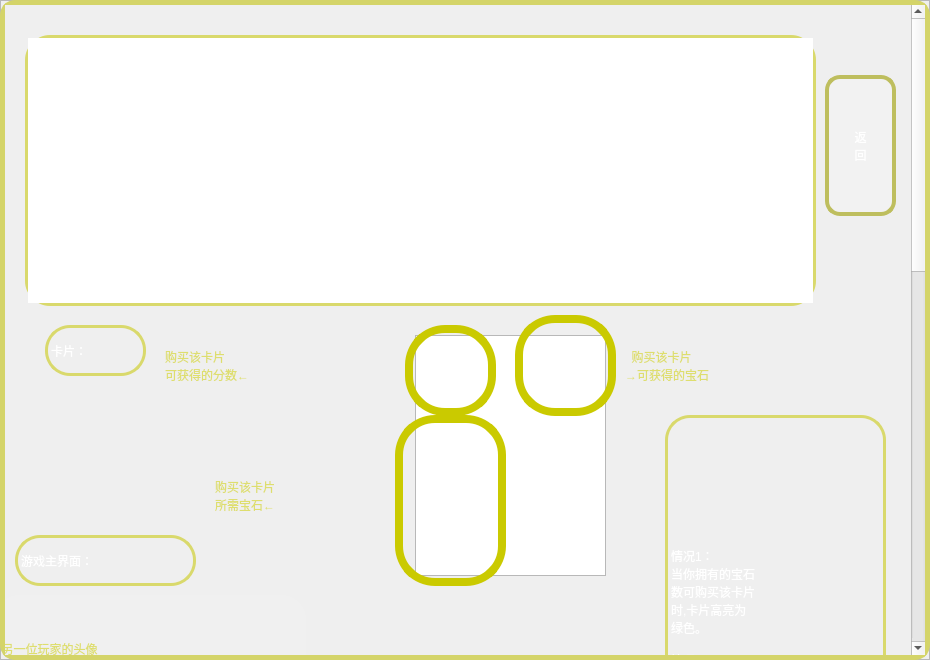
<?xml version="1.0" encoding="UTF-8"?>
<ui version="4.0">
 <class>Rule</class>
 <widget class="QFrame" name="Rule">
  <property name="geometry">
   <rect>
    <x>0</x>
    <y>0</y>
    <width>930</width>
    <height>660</height>
   </rect>
  </property>
  <property name="windowTitle">
   <string>Frame</string>
  </property>
  <property name="styleSheet">
   <string notr="true">#Rule1{
background-color: rgba(255, 255, 254, 0);

}</string>
  </property>
  <property name="frameShape">
   <enum>QFrame::StyledPanel</enum>
  </property>
  <property name="frameShadow">
   <enum>QFrame::Raised</enum>
  </property>
  <widget class="QScrollArea" name="scrollArea">
   <property name="geometry">
    <rect>
     <x>0</x>
     <y>0</y>
     <width>930</width>
     <height>660</height>
    </rect>
   </property>
   <property name="styleSheet">
    <string notr="true">#scrollArea{
border-radius:15px;
background-image: url(:/images/rule_background.png);
border:5px solid rgb(212, 212, 105);
}</string>
   </property>
   <property name="widgetResizable">
    <bool>true</bool>
   </property>
   <widget class="QWidget" name="scrollAreaWidgetContents">
    <property name="geometry">
     <rect>
      <x>0</x>
      <y>0</y>
      <width>898</width>
      <height>1600</height>
     </rect>
    </property>
    <property name="minimumSize">
     <size>
      <width>898</width>
      <height>1600</height>
     </size>
    </property>
    <property name="maximumSize">
     <size>
      <width>898</width>
      <height>1600</height>
     </size>
    </property>
    <property name="styleSheet">
     <string notr="true">#scrollAreaWidgetContents{
background-image: url(:/images/rule_background.png);
}</string>
    </property>
    <widget class="QGraphicsView" name="graphicsView">
     <property name="geometry">
      <rect>
       <x>410</x>
       <y>330</y>
       <width>191</width>
       <height>241</height>
      </rect>
     </property>
     <property name="styleSheet">
      <string notr="true">border-image: url(:/images/card/blue-high/06.png);</string>
     </property>
    </widget>
    <widget class="QLabel" name="label">
     <property name="geometry">
      <rect>
       <x>40</x>
       <y>320</y>
       <width>101</width>
       <height>51</height>
      </rect>
     </property>
     <property name="styleSheet">
      <string notr="true">font: 18pt &quot;隶书&quot;;
color:white;
border:3px solid rgb(217, 217, 108);
border-radius:25px</string>
     </property>
     <property name="text">
      <string>卡片：</string>
     </property>
    </widget>
    <widget class="QLabel" name="label_2">
     <property name="geometry">
      <rect>
       <x>160</x>
       <y>320</y>
       <width>291</width>
       <height>81</height>
      </rect>
     </property>
     <property name="styleSheet">
      <string notr="true">font: 20pt &quot;隶书&quot;;
color:rgb(222, 222, 110)</string>
     </property>
     <property name="text">
      <string>购买该卡片
可获得的分数←</string>
     </property>
    </widget>
    <widget class="QLabel" name="label_3">
     <property name="geometry">
      <rect>
       <x>400</x>
       <y>320</y>
       <width>91</width>
       <height>91</height>
      </rect>
     </property>
     <property name="styleSheet">
      <string notr="true">border:8px solid rgb(202, 202, 0);
border-radius:40px</string>
     </property>
     <property name="text">
      <string/>
     </property>
    </widget>
    <widget class="QLabel" name="label_4">
     <property name="geometry">
      <rect>
       <x>510</x>
       <y>310</y>
       <width>101</width>
       <height>101</height>
      </rect>
     </property>
     <property name="styleSheet">
      <string notr="true">border:8px solid rgb(202, 202, 0);
border-radius:40px</string>
     </property>
     <property name="text">
      <string/>
     </property>
    </widget>
    <widget class="QLabel" name="label_5">
     <property name="geometry">
      <rect>
       <x>620</x>
       <y>320</y>
       <width>291</width>
       <height>81</height>
      </rect>
     </property>
     <property name="styleSheet">
      <string notr="true">font: 20pt &quot;隶书&quot;;
color:rgb(222, 222, 110)</string>
     </property>
     <property name="text">
      <string>  购买该卡片
→可获得的宝石</string>
     </property>
    </widget>
    <widget class="QLabel" name="label_6">
     <property name="geometry">
      <rect>
       <x>390</x>
       <y>410</y>
       <width>111</width>
       <height>171</height>
      </rect>
     </property>
     <property name="styleSheet">
      <string notr="true">border:8px solid rgb(202, 202, 0);
border-radius:40px</string>
     </property>
     <property name="text">
      <string/>
     </property>
    </widget>
    <widget class="QLabel" name="label_7">
     <property name="geometry">
      <rect>
       <x>210</x>
       <y>450</y>
       <width>291</width>
       <height>81</height>
      </rect>
     </property>
     <property name="styleSheet">
      <string notr="true">font: 20pt &quot;隶书&quot;;
color:rgb(222, 222, 110)</string>
     </property>
     <property name="text">
      <string>购买该卡片
所需宝石←</string>
     </property>
    </widget>
    <widget class="QGraphicsView" name="graphicsView_2">
     <property name="geometry">
      <rect>
       <x>10</x>
       <y>740</y>
       <width>621</width>
       <height>291</height>
      </rect>
     </property>
     <property name="styleSheet">
      <string notr="true">border-image: url(:/images/background.png);</string>
     </property>
    </widget>
    <widget class="QLabel" name="label_8">
     <property name="geometry">
      <rect>
       <x>10</x>
       <y>530</y>
       <width>181</width>
       <height>51</height>
      </rect>
     </property>
     <property name="styleSheet">
      <string notr="true">font: 18pt &quot;隶书&quot;;
color:white;
border:3px solid rgb(217, 217, 108);
border-radius:25px</string>
     </property>
     <property name="text">
      <string>游戏主界面：</string>
     </property>
    </widget>
    <widget class="QLabel" name="label_9">
     <property name="geometry">
      <rect>
       <x>160</x>
       <y>770</y>
       <width>301</width>
       <height>211</height>
      </rect>
     </property>
     <property name="styleSheet">
      <string notr="true">font: 14pt &quot;隶书&quot;;
color:white;
border:3px solid rgb(217, 217, 108);
border-radius:25px</string>
     </property>
     <property name="text">
      <string>卡片显示区
👈蓝色：高级别卡
👈黄色：中级别卡
👈绿色：低级别卡
 级别越高需要的宝石越多，
得分越高。</string>
     </property>
    </widget>
    <widget class="QLabel" name="label_10">
     <property name="geometry">
      <rect>
       <x>660</x>
       <y>410</y>
       <width>221</width>
       <height>561</height>
      </rect>
     </property>
     <property name="styleSheet">
      <string notr="true">font: 16pt &quot;隶书&quot;;
color:white;
border:3px solid rgb(217, 217, 108);
border-radius:25px</string>
     </property>
     <property name="text">
      <string>情况1：
当你拥有的宝石
数可购买该卡片
时,卡片高亮为
绿色。

情况2：
当你拿了币，下
一轮可购买该卡
片时，该卡片高
亮为黄色。

情况3：
当你无法购买该
卡时，可扣下该
卡，同时获得一
个金币。</string>
     </property>
    </widget>
    <widget class="QLabel" name="label_11">
     <property name="geometry">
      <rect>
       <x>30</x>
       <y>1010</y>
       <width>291</width>
       <height>81</height>
      </rect>
     </property>
     <property name="styleSheet">
      <string notr="true">font: 20pt &quot;隶书&quot;;
color:rgb(222, 222, 110)</string>
     </property>
     <property name="text">
      <string>↘当前玩家头像</string>
     </property>
    </widget>
    <widget class="QLabel" name="label_12">
     <property name="geometry">
      <rect>
       <x>-10</x>
       <y>590</y>
       <width>311</width>
       <height>161</height>
      </rect>
     </property>
     <property name="styleSheet">
      <string notr="true">font: 20pt &quot;隶书&quot;;
color:rgb(222, 222, 110);
background-color: rgba(255, 255, 254, 20);
border-radius:25px;</string>
     </property>
     <property name="text">
      <string>  另一位玩家的头像
   点击他的头像可
   查看他所拥有的
    ↗宝石和卡</string>
     </property>
    </widget>
    <widget class="QLabel" name="label_13">
     <property name="geometry">
      <rect>
       <x>460</x>
       <y>780</y>
       <width>101</width>
       <height>211</height>
      </rect>
     </property>
     <property name="styleSheet">
      <string notr="true">border:5px solid rgb(202, 202, 0);
border-radius:40px</string>
     </property>
     <property name="text">
      <string/>
     </property>
    </widget>
    <widget class="QLabel" name="label_14">
     <property name="geometry">
      <rect>
       <x>490</x>
       <y>990</y>
       <width>411</width>
       <height>371</height>
      </rect>
     </property>
     <property name="styleSheet">
      <string notr="true">font: 20pt &quot;隶书&quot;;
color:rgb(222, 222, 110);
background-color: rgba(255, 255, 254, 20);
border-radius:25px;</string>
     </property>
     <property name="text">
      <string>   ↘
    场上可拿宝石，
      用于买卡。
  只能一次拿三种不同
      颜色的宝石，
          或
当一种宝石的个数超过4时，
 可一次拿两个同颜色宝石
      但不能再拿取
     其他颜色的宝石</string>
     </property>
    </widget>
    <widget class="QLabel" name="label_15">
     <property name="geometry">
      <rect>
       <x>460</x>
       <y>740</y>
       <width>61</width>
       <height>51</height>
      </rect>
     </property>
     <property name="styleSheet">
      <string notr="true">border:5px solid rgb(202, 202, 0);
border-radius:20px</string>
     </property>
     <property name="text">
      <string/>
     </property>
    </widget>
    <widget class="QLabel" name="label_16">
     <property name="geometry">
      <rect>
       <x>490</x>
       <y>660</y>
       <width>171</width>
       <height>81</height>
      </rect>
     </property>
     <property name="styleSheet">
      <string notr="true">font: 20pt &quot;隶书&quot;;
color:rgb(222, 222, 110);
background-color: rgba(255, 255, 254, 20);
border-radius:25px;</string>
     </property>
     <property name="text">
      <string>  金币，
↗扣卡可得</string>
     </property>
    </widget>
    <widget class="QLabel" name="label_17">
     <property name="geometry">
      <rect>
       <x>200</x>
       <y>990</y>
       <width>271</width>
       <height>41</height>
      </rect>
     </property>
     <property name="styleSheet">
      <string notr="true">border:5px solid rgb(202, 202, 0);
border-radius:15px</string>
     </property>
     <property name="text">
      <string/>
     </property>
    </widget>
    <widget class="QLabel" name="label_18">
     <property name="geometry">
      <rect>
       <x>170</x>
       <y>1010</y>
       <width>321</width>
       <height>171</height>
      </rect>
     </property>
     <property name="styleSheet">
      <string notr="true">font: 20pt &quot;隶书&quot;;
color:rgb(222, 222, 110);
background-color: rgba(255, 255, 254, 20);
border-radius:25px;</string>
     </property>
     <property name="text">
      <string>           ↓
你拥有的宝石、金币
和卡片显示在这里。</string>
     </property>
    </widget>
    <widget class="QLabel" name="label_37">
     <property name="geometry">
      <rect>
       <x>60</x>
       <y>1270</y>
       <width>101</width>
       <height>51</height>
      </rect>
     </property>
     <property name="styleSheet">
      <string notr="true">font: 18pt &quot;隶书&quot;;
color:white;
border:3px solid rgb(217, 217, 108);
border-radius:25px</string>
     </property>
     <property name="text">
      <string>贵族：</string>
     </property>
    </widget>
    <widget class="QGraphicsView" name="graphicsView_5">
     <property name="geometry">
      <rect>
       <x>220</x>
       <y>1270</y>
       <width>241</width>
       <height>241</height>
      </rect>
     </property>
     <property name="styleSheet">
      <string notr="true">border-image: url(:/images/noble/1.png);</string>
     </property>
    </widget>
    <widget class="QLabel" name="label_38">
     <property name="geometry">
      <rect>
       <x>210</x>
       <y>1320</y>
       <width>101</width>
       <height>211</height>
      </rect>
     </property>
     <property name="styleSheet">
      <string notr="true">border:5px solid rgb(202, 202, 0);
border-radius:40px</string>
     </property>
     <property name="text">
      <string/>
     </property>
    </widget>
    <widget class="QLabel" name="label_39">
     <property name="geometry">
      <rect>
       <x>380</x>
       <y>1410</y>
       <width>101</width>
       <height>111</height>
      </rect>
     </property>
     <property name="styleSheet">
      <string notr="true">border:5px solid rgb(202, 202, 0);
border-radius:40px</string>
     </property>
     <property name="text">
      <string/>
     </property>
    </widget>
    <widget class="QLabel" name="label_40">
     <property name="geometry">
      <rect>
       <x>20</x>
       <y>1370</y>
       <width>301</width>
       <height>221</height>
      </rect>
     </property>
     <property name="styleSheet">
      <string notr="true">font: 20pt &quot;隶书&quot;;
color:rgb(222, 222, 110)</string>
     </property>
     <property name="text">
      <string>拿到该贵族
所需卡片←
例：
该卡需拥有
4张红卡和4张黑卡</string>
     </property>
    </widget>
    <widget class="QLabel" name="label_41">
     <property name="geometry">
      <rect>
       <x>480</x>
       <y>1400</y>
       <width>291</width>
       <height>81</height>
      </rect>
     </property>
     <property name="styleSheet">
      <string notr="true">font: 20pt &quot;隶书&quot;;
color:rgb(222, 222, 110)</string>
     </property>
     <property name="text">
      <string>  拿到该贵族
→可获得的分数</string>
     </property>
    </widget>
    <widget class="QTextBrowser" name="textBrowser">
     <property name="geometry">
      <rect>
       <x>20</x>
       <y>30</y>
       <width>791</width>
       <height>271</height>
      </rect>
     </property>
     <property name="styleSheet">
      <string notr="true">font: 16pt &quot;隶书&quot;;
color:white;
border:3px solid rgb(217, 217, 108);
border-radius:25px;
background-image: url(:/images/rule_background.png);</string>
     </property>
     <property name="html">
      <string>&lt;!DOCTYPE HTML PUBLIC &quot;-//W3C//DTD HTML 4.0//EN&quot; &quot;http://www.w3.org/TR/REC-html40/strict.dtd&quot;&gt;
&lt;html&gt;&lt;head&gt;&lt;meta name=&quot;qrichtext&quot; content=&quot;1&quot; /&gt;&lt;style type=&quot;text/css&quot;&gt;
p, li { white-space: pre-wrap; }
&lt;/style&gt;&lt;/head&gt;&lt;body style=&quot; font-family:'隶书'; font-size:16pt; font-weight:400; font-style:normal;&quot;&gt;
&lt;p align=&quot;center&quot; style=&quot; margin-top:0px; margin-bottom:0px; margin-left:0px; margin-right:0px; -qt-block-indent:0; text-indent:0px;&quot;&gt;胜利条件：达到15分或以上。&lt;/p&gt;
&lt;p align=&quot;justify&quot; style=&quot; margin-top:0px; margin-bottom:0px; margin-left:0px; margin-right:0px; -qt-block-indent:0; text-indent:0px;&quot;&gt;  游戏过程：回合制，每位玩家一轮可进行一次操作，其中拿宝石、买卡、扣卡分别算做一次操作，若不想进行操作，直接点击“结束回合”按钮即可。点击游戏界面右上方按钮可打开菜单，进行查看规则、重玩一次、保存进度、返回主界面。买卡片所得宝石可抵扣购买其他卡片时的宝石，且不用归还，金币可充当任一颜色的宝石进行交易。&lt;/p&gt;
&lt;p align=&quot;justify&quot; style=&quot; margin-top:0px; margin-bottom:0px; margin-left:0px; margin-right:0px; -qt-block-indent:0; text-indent:0px;&quot;&gt;    所有宝石+金币个数上限为10个，扣卡张数上限为3张。&lt;/p&gt;&lt;/body&gt;&lt;/html&gt;</string>
     </property>
    </widget>
    <widget class="QToolButton" name="back1">
     <property name="geometry">
      <rect>
       <x>800</x>
       <y>1370</y>
       <width>71</width>
       <height>131</height>
      </rect>
     </property>
     <property name="styleSheet">
      <string notr="true">font: 30pt &quot;隶书&quot;;
color:white;
background-color: rgba(255, 255, 254, 50);
border-radius:15px;
border:4px solid rgb(190, 190, 94)</string>
     </property>
     <property name="text">
      <string>返
回</string>
     </property>
    </widget>
    <widget class="QToolButton" name="back2">
     <property name="geometry">
      <rect>
       <x>820</x>
       <y>70</y>
       <width>71</width>
       <height>141</height>
      </rect>
     </property>
     <property name="styleSheet">
      <string notr="true">font: 30pt &quot;隶书&quot;;
color:white;
background-color: rgba(255, 255, 254, 50);
border-radius:15px;
border:4px solid rgb(190, 190, 94)</string>
     </property>
     <property name="text">
      <string>返
回</string>
     </property>
    </widget>
    <widget class="QLabel" name="label_19">
     <property name="geometry">
      <rect>
       <x>480</x>
       <y>1510</y>
       <width>401</width>
       <height>81</height>
      </rect>
     </property>
     <property name="styleSheet">
      <string notr="true">font: 15pt &quot;隶书&quot;;
color:white;
border:3px solid rgb(217, 217, 108);
border-radius:25px</string>
     </property>
     <property name="text">
      <string>卡片：90张（蓝20，黄30，绿40）
  贵族：10张      宝石：40颗</string>
     </property>
    </widget>
    <widget class="QTextBrowser" name="textBrowser_2">
     <property name="geometry">
      <rect>
       <x>50</x>
       <y>1170</y>
       <width>61</width>
       <height>61</height>
      </rect>
     </property>
     <property name="styleSheet">
      <string notr="true">border-image: url(:/images/closeMusic.png);
border-radius:30px;</string>
     </property>
    </widget>
    <widget class="QLabel" name="label_20">
     <property name="geometry">
      <rect>
       <x>120</x>
       <y>1190</y>
       <width>331</width>
       <height>81</height>
      </rect>
     </property>
     <property name="styleSheet">
      <string notr="true">font: 15pt &quot;隶书&quot;;
color:rgb(222, 222, 110)</string>
     </property>
     <property name="text">
      <string>↘点击此按钮开始/暂停音乐</string>
     </property>
    </widget>
    <zorder>graphicsView</zorder>
    <zorder>label_2</zorder>
    <zorder>label_3</zorder>
    <zorder>label_4</zorder>
    <zorder>label_5</zorder>
    <zorder>label_6</zorder>
    <zorder>label_7</zorder>
    <zorder>graphicsView_2</zorder>
    <zorder>label_9</zorder>
    <zorder>label_10</zorder>
    <zorder>label_12</zorder>
    <zorder>label_13</zorder>
    <zorder>label_14</zorder>
    <zorder>label_15</zorder>
    <zorder>label_16</zorder>
    <zorder>label_8</zorder>
    <zorder>label_17</zorder>
    <zorder>label_18</zorder>
    <zorder>label_11</zorder>
    <zorder>label_37</zorder>
    <zorder>graphicsView_5</zorder>
    <zorder>label_38</zorder>
    <zorder>label_39</zorder>
    <zorder>label_40</zorder>
    <zorder>label_41</zorder>
    <zorder>textBrowser</zorder>
    <zorder>back1</zorder>
    <zorder>back2</zorder>
    <zorder>label</zorder>
    <zorder>label_19</zorder>
    <zorder>textBrowser_2</zorder>
    <zorder>label_20</zorder>
   </widget>
  </widget>
 </widget>
 <resources/>
 <connections/>
</ui>
